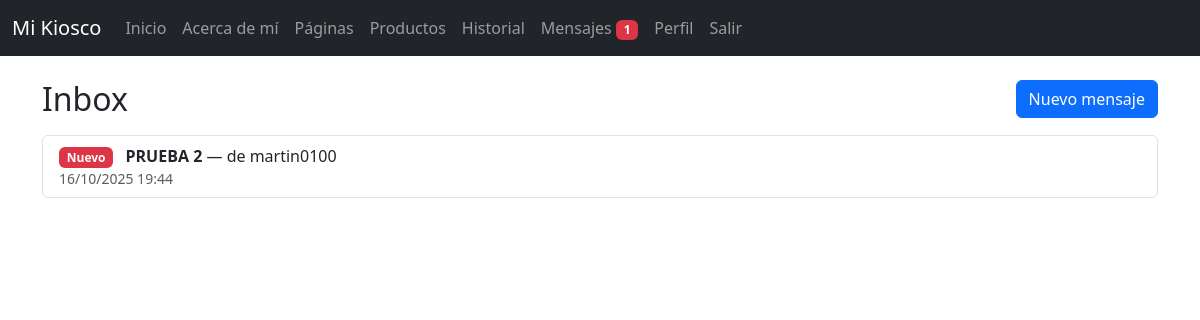
The page /inbox/ (signed in) on the database as committed earlier.
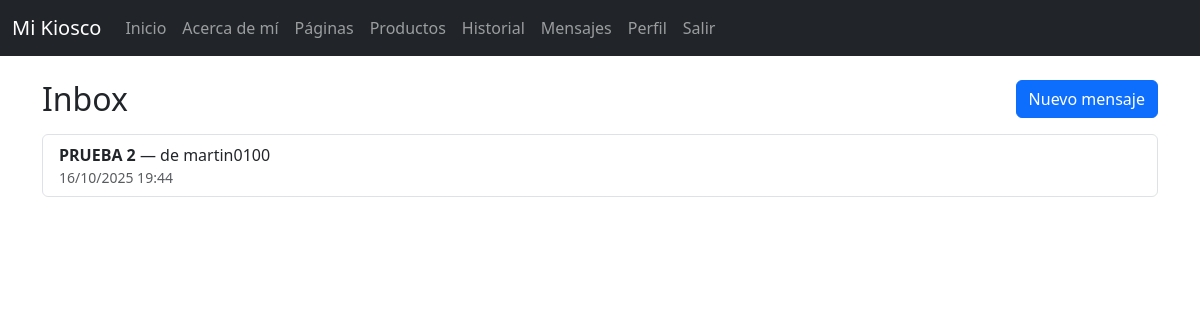
The same page on the database as committed later.
### inbox/models.py (models this page shows, shortened)
class Message(models.Model):
    sender = models.ForeignKey(User, related_name='sent_messages', on_delete=models.CASCADE)
    recipient = models.ForeignKey(User, related_name='received_messages', on_delete=models.CASCADE)
    subject = models.CharField(max_length=200)
    body = models.TextField()
    created = models.DateTimeField(auto_now_add=True)
    read = models.BooleanField(default=False)
    class Meta:
        ordering = ['-created']

### inbox/views.py (the view)
# urls.py: path('', inbox_list, name='inbox_home'),
@login_required
def inbox_list(request):
    messages_qs = Message.objects.filter(recipient=request.user)
    return render(request, "inbox/inbox_list.html", {"messages_list": messages_qs})

### inbox/context_processors.py (called while the page is built)
def unread_messages_count(request):
    if not request.user.is_authenticated:
        return {"unread_count": 0}
    try:
        from .models import Message
        return {
            "unread_count": Message.objects.filter(recipient=request.user, read=False).count()
        }
    except Exception:
        return {"unread_count": 0}

### inbox/templates/inbox/inbox_list.html (shortened to what this page needs)
{% extends 'app_kiosco/base.html' %}
{% block content %}
<div class="d-flex justify-content-between align-items-center mb-3">
  <h2 class="m-0">Inbox</h2>
  <a class="btn btn-primary" href="{% url 'inbox_new' %}">Nuevo mensaje</a>
</div>
{% if messages_list %}
  <div class="list-group">
    {% for m in messages_list %}
      <a class="list-group-item list-group-item-action d-flex justify-content-between align-items-center"
         href="{% url 'inbox_detail' m.pk %}">
        <div>
          {% if not m.read %}<span class="badge text-bg-danger me-2">Nuevo</span>{% endif %}
          <strong>{{ m.subject }}</strong> — de {{ m.sender.username }}
          <div class="small text-muted">{{ m.created|date:"d/m/Y H:i" }}</div>
        </div>
      </a>
    {% endfor %}
  </div>
{% else %}
  <div class="alert alert-info">No tenés mensajes.</div>
{% endif %}
{% endblock %}

Rows that differ between the two databases and show on the page:
changed Message "PRUEBA 2": no longer shows "Nuevo"
Other text that changed with them:
{{ unread_count }}: "1" → (not shown)
